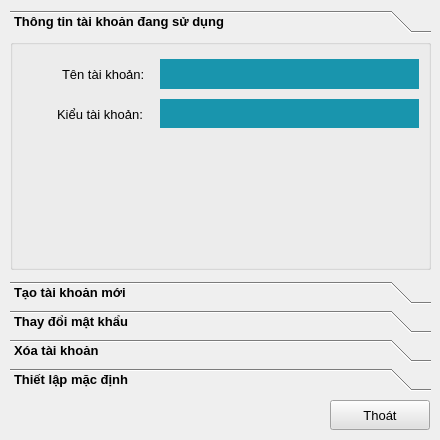
<?xml version="1.0" encoding="UTF-8"?>
<ui version="4.0">
 <class>FrmAccountSetup</class>
 <widget class="QMainWindow" name="FrmAccountSetup">
  <property name="geometry">
   <rect>
    <x>0</x>
    <y>0</y>
    <width>440</width>
    <height>440</height>
   </rect>
  </property>
  <property name="minimumSize">
   <size>
    <width>440</width>
    <height>440</height>
   </size>
  </property>
  <property name="maximumSize">
   <size>
    <width>440</width>
    <height>440</height>
   </size>
  </property>
  <property name="windowTitle">
   <string>MainWindow</string>
  </property>
  <widget class="QWidget" name="centralwidget">
   <widget class="QPushButton" name="pushButton_Cancel">
    <property name="geometry">
     <rect>
      <x>330</x>
      <y>400</y>
      <width>100</width>
      <height>30</height>
     </rect>
    </property>
    <property name="font">
     <font>
      <pointsize>10</pointsize>
      <bold>false</bold>
     </font>
    </property>
    <property name="styleSheet">
     <string notr="true">background-color: rgb(225, 225, 225);</string>
    </property>
    <property name="text">
     <string>Thoát</string>
    </property>
    <property name="shortcut">
     <string>Esc</string>
    </property>
   </widget>
   <widget class="QToolBox" name="toolBox">
    <property name="geometry">
     <rect>
      <x>10</x>
      <y>10</y>
      <width>421</width>
      <height>381</height>
     </rect>
    </property>
    <property name="font">
     <font>
      <pointsize>10</pointsize>
      <bold>true</bold>
     </font>
    </property>
    <property name="currentIndex">
     <number>0</number>
    </property>
    <widget class="QWidget" name="page">
     <property name="geometry">
      <rect>
       <x>0</x>
       <y>0</y>
       <width>421</width>
       <height>221</height>
      </rect>
     </property>
     <attribute name="label">
      <string>Thông tin tài khoản đang sử dụng</string>
     </attribute>
     <widget class="QGroupBox" name="groupBox_AccountInfo">
      <property name="geometry">
       <rect>
        <x>0</x>
        <y>0</y>
        <width>421</width>
        <height>231</height>
       </rect>
      </property>
      <property name="font">
       <font>
        <pointsize>10</pointsize>
        <bold>true</bold>
       </font>
      </property>
      <property name="styleSheet">
       <string notr="true"/>
      </property>
      <property name="title">
       <string/>
      </property>
      <property name="flat">
       <bool>false</bool>
      </property>
      <widget class="QLabel" name="label_Info_Type">
       <property name="geometry">
        <rect>
         <x>150</x>
         <y>60</y>
         <width>259</width>
         <height>29</height>
        </rect>
       </property>
       <property name="font">
        <font>
         <pointsize>10</pointsize>
         <italic>true</italic>
         <bold>true</bold>
        </font>
       </property>
       <property name="styleSheet">
        <string notr="true">background-color: rgb(25, 149, 173);
color: rgb(255, 255, 255);</string>
       </property>
       <property name="text">
        <string/>
       </property>
      </widget>
      <widget class="QLabel" name="label_Info_Account">
       <property name="geometry">
        <rect>
         <x>150</x>
         <y>20</y>
         <width>259</width>
         <height>30</height>
        </rect>
       </property>
       <property name="font">
        <font>
         <pointsize>10</pointsize>
         <italic>true</italic>
         <bold>true</bold>
        </font>
       </property>
       <property name="styleSheet">
        <string notr="true">background-color: rgb(25, 149, 173);
color: rgb(255, 255, 255);</string>
       </property>
       <property name="text">
        <string/>
       </property>
      </widget>
      <widget class="QLabel" name="label">
       <property name="geometry">
        <rect>
         <x>47</x>
         <y>61</y>
         <width>91</width>
         <height>29</height>
        </rect>
       </property>
       <property name="font">
        <font>
         <pointsize>10</pointsize>
         <italic>false</italic>
         <bold>false</bold>
        </font>
       </property>
       <property name="text">
        <string>Kiểu tài khoản:</string>
       </property>
      </widget>
      <widget class="QLabel" name="label_2">
       <property name="geometry">
        <rect>
         <x>52</x>
         <y>20</y>
         <width>91</width>
         <height>30</height>
        </rect>
       </property>
       <property name="font">
        <font>
         <pointsize>10</pointsize>
         <italic>false</italic>
         <bold>false</bold>
        </font>
       </property>
       <property name="text">
        <string>Tên tài khoản:</string>
       </property>
      </widget>
     </widget>
    </widget>
    <widget class="QWidget" name="page_4">
     <property name="geometry">
      <rect>
       <x>0</x>
       <y>0</y>
       <width>421</width>
       <height>221</height>
      </rect>
     </property>
     <attribute name="label">
      <string>Tạo tài khoản mới</string>
     </attribute>
     <widget class="QGroupBox" name="groupBox_3">
      <property name="geometry">
       <rect>
        <x>0</x>
        <y>0</y>
        <width>421</width>
        <height>231</height>
       </rect>
      </property>
      <property name="font">
       <font>
        <pointsize>10</pointsize>
        <bold>true</bold>
       </font>
      </property>
      <property name="title">
       <string/>
      </property>
      <widget class="QLineEdit" name="lineEdit_NewRePassword">
       <property name="geometry">
        <rect>
         <x>150</x>
         <y>140</y>
         <width>259</width>
         <height>30</height>
        </rect>
       </property>
       <property name="font">
        <font>
         <pointsize>10</pointsize>
         <bold>false</bold>
        </font>
       </property>
       <property name="echoMode">
        <enum>QLineEdit::PasswordEchoOnEdit</enum>
       </property>
       <property name="placeholderText">
        <string>Viết liền, không dấu</string>
       </property>
      </widget>
      <widget class="QComboBox" name="comboBox_NewType">
       <property name="geometry">
        <rect>
         <x>150</x>
         <y>60</y>
         <width>259</width>
         <height>30</height>
        </rect>
       </property>
       <property name="font">
        <font>
         <pointsize>10</pointsize>
         <bold>false</bold>
        </font>
       </property>
       <property name="editable">
        <bool>false</bool>
       </property>
       <property name="currentText">
        <string>Student (Học sinh)</string>
       </property>
       <item>
        <property name="text">
         <string>Student (Học sinh)</string>
        </property>
       </item>
       <item>
        <property name="text">
         <string>Teacher (Giáo viên)</string>
        </property>
       </item>
       <item>
        <property name="text">
         <string>Root (Quản trị)</string>
        </property>
       </item>
      </widget>
      <widget class="QLineEdit" name="lineEdit_NewPassword">
       <property name="geometry">
        <rect>
         <x>150</x>
         <y>100</y>
         <width>259</width>
         <height>30</height>
        </rect>
       </property>
       <property name="font">
        <font>
         <pointsize>10</pointsize>
         <bold>false</bold>
        </font>
       </property>
       <property name="echoMode">
        <enum>QLineEdit::PasswordEchoOnEdit</enum>
       </property>
       <property name="placeholderText">
        <string>Viết liền, không dấu</string>
       </property>
      </widget>
      <widget class="QLineEdit" name="lineEdit_NewAccount">
       <property name="geometry">
        <rect>
         <x>150</x>
         <y>20</y>
         <width>259</width>
         <height>30</height>
        </rect>
       </property>
       <property name="font">
        <font>
         <pointsize>10</pointsize>
         <bold>false</bold>
        </font>
       </property>
       <property name="placeholderText">
        <string>Viết liền, không dấu</string>
       </property>
      </widget>
      <widget class="QPushButton" name="pushButton_ChangePassword_NewCreat">
       <property name="geometry">
        <rect>
         <x>150</x>
         <y>190</y>
         <width>259</width>
         <height>30</height>
        </rect>
       </property>
       <property name="font">
        <font>
         <pointsize>10</pointsize>
         <bold>true</bold>
        </font>
       </property>
       <property name="text">
        <string>Tạo tài khoản</string>
       </property>
      </widget>
      <widget class="QLabel" name="label_10">
       <property name="geometry">
        <rect>
         <x>23</x>
         <y>138</y>
         <width>121</width>
         <height>35</height>
        </rect>
       </property>
       <property name="font">
        <font>
         <pointsize>10</pointsize>
         <bold>false</bold>
        </font>
       </property>
       <property name="text">
        <string>Nhập lại mật khẩu:</string>
       </property>
      </widget>
      <widget class="QLabel" name="label_9">
       <property name="geometry">
        <rect>
         <x>75</x>
         <y>98</y>
         <width>71</width>
         <height>34</height>
        </rect>
       </property>
       <property name="font">
        <font>
         <pointsize>10</pointsize>
         <bold>false</bold>
        </font>
       </property>
       <property name="text">
        <string>Mật khẩu:</string>
       </property>
      </widget>
      <widget class="QLabel" name="label_8">
       <property name="geometry">
        <rect>
         <x>48</x>
         <y>58</y>
         <width>91</width>
         <height>35</height>
        </rect>
       </property>
       <property name="font">
        <font>
         <pointsize>10</pointsize>
         <bold>false</bold>
        </font>
       </property>
       <property name="text">
        <string>Loại tài khoản:</string>
       </property>
      </widget>
      <widget class="QLabel" name="label_7">
       <property name="geometry">
        <rect>
         <x>52</x>
         <y>18</y>
         <width>91</width>
         <height>35</height>
        </rect>
       </property>
       <property name="font">
        <font>
         <pointsize>10</pointsize>
         <bold>false</bold>
        </font>
       </property>
       <property name="text">
        <string>Tên tài khoản:</string>
       </property>
      </widget>
     </widget>
    </widget>
    <widget class="QWidget" name="page_3">
     <property name="geometry">
      <rect>
       <x>0</x>
       <y>0</y>
       <width>421</width>
       <height>221</height>
      </rect>
     </property>
     <attribute name="label">
      <string>Thay đổi mật khẩu</string>
     </attribute>
     <widget class="QGroupBox" name="groupBox">
      <property name="geometry">
       <rect>
        <x>0</x>
        <y>0</y>
        <width>421</width>
        <height>231</height>
       </rect>
      </property>
      <property name="font">
       <font>
        <pointsize>10</pointsize>
        <bold>true</bold>
       </font>
      </property>
      <property name="title">
       <string/>
      </property>
      <widget class="QLineEdit" name="lineEdit_ChangePassword">
       <property name="geometry">
        <rect>
         <x>150</x>
         <y>20</y>
         <width>259</width>
         <height>30</height>
        </rect>
       </property>
       <property name="font">
        <font>
         <pointsize>10</pointsize>
         <bold>false</bold>
        </font>
       </property>
       <property name="echoMode">
        <enum>QLineEdit::PasswordEchoOnEdit</enum>
       </property>
       <property name="placeholderText">
        <string>Viết liền, không dấu</string>
       </property>
      </widget>
      <widget class="QLineEdit" name="lineEdit_ChangeNewPassword">
       <property name="geometry">
        <rect>
         <x>150</x>
         <y>60</y>
         <width>259</width>
         <height>30</height>
        </rect>
       </property>
       <property name="font">
        <font>
         <pointsize>10</pointsize>
         <bold>false</bold>
        </font>
       </property>
       <property name="echoMode">
        <enum>QLineEdit::Password</enum>
       </property>
       <property name="placeholderText">
        <string>Viết liền, không dấu</string>
       </property>
      </widget>
      <widget class="QLineEdit" name="lineEdit_ChangeRePassword">
       <property name="geometry">
        <rect>
         <x>150</x>
         <y>100</y>
         <width>259</width>
         <height>30</height>
        </rect>
       </property>
       <property name="font">
        <font>
         <pointsize>10</pointsize>
         <bold>false</bold>
        </font>
       </property>
       <property name="echoMode">
        <enum>QLineEdit::Password</enum>
       </property>
       <property name="placeholderText">
        <string>Viết liền, không dấu</string>
       </property>
      </widget>
      <widget class="QLabel" name="label_3">
       <property name="geometry">
        <rect>
         <x>57</x>
         <y>19</y>
         <width>81</width>
         <height>33</height>
        </rect>
       </property>
       <property name="font">
        <font>
         <pointsize>10</pointsize>
         <bold>false</bold>
        </font>
       </property>
       <property name="text">
        <string>Mật khẩu cũ:</string>
       </property>
      </widget>
      <widget class="QLabel" name="label_5">
       <property name="geometry">
        <rect>
         <x>49</x>
         <y>59</y>
         <width>91</width>
         <height>33</height>
        </rect>
       </property>
       <property name="font">
        <font>
         <pointsize>10</pointsize>
         <bold>false</bold>
        </font>
       </property>
       <property name="text">
        <string>Mật khẩu mới:</string>
       </property>
      </widget>
      <widget class="QLabel" name="label_6">
       <property name="geometry">
        <rect>
         <x>23</x>
         <y>99</y>
         <width>121</width>
         <height>33</height>
        </rect>
       </property>
       <property name="font">
        <font>
         <pointsize>10</pointsize>
         <bold>false</bold>
        </font>
       </property>
       <property name="text">
        <string>Nhập lại mật khẩu:</string>
       </property>
      </widget>
      <widget class="QPushButton" name="pushButton_ChangePassword">
       <property name="geometry">
        <rect>
         <x>150</x>
         <y>150</y>
         <width>259</width>
         <height>30</height>
        </rect>
       </property>
       <property name="font">
        <font>
         <pointsize>10</pointsize>
         <bold>true</bold>
        </font>
       </property>
       <property name="text">
        <string>Đổi mật khẩu</string>
       </property>
      </widget>
     </widget>
    </widget>
    <widget class="QWidget" name="page_2">
     <property name="geometry">
      <rect>
       <x>0</x>
       <y>0</y>
       <width>421</width>
       <height>221</height>
      </rect>
     </property>
     <attribute name="label">
      <string>Xóa tài khoản</string>
     </attribute>
     <widget class="QGroupBox" name="groupBox_2">
      <property name="geometry">
       <rect>
        <x>0</x>
        <y>0</y>
        <width>421</width>
        <height>221</height>
       </rect>
      </property>
      <property name="font">
       <font>
        <pointsize>10</pointsize>
        <bold>true</bold>
       </font>
      </property>
      <property name="title">
       <string/>
      </property>
      <widget class="QPushButton" name="pushButton_Remove">
       <property name="geometry">
        <rect>
         <x>150</x>
         <y>150</y>
         <width>261</width>
         <height>30</height>
        </rect>
       </property>
       <property name="font">
        <font>
         <pointsize>10</pointsize>
         <bold>true</bold>
        </font>
       </property>
       <property name="text">
        <string>Xóa tài khoản</string>
       </property>
      </widget>
      <widget class="QLabel" name="label_11">
       <property name="geometry">
        <rect>
         <x>42</x>
         <y>19</y>
         <width>101</width>
         <height>33</height>
        </rect>
       </property>
       <property name="font">
        <font>
         <pointsize>10</pointsize>
         <bold>false</bold>
        </font>
       </property>
       <property name="text">
        <string>Chọn tài khoản:</string>
       </property>
      </widget>
      <widget class="QLabel" name="label_13">
       <property name="geometry">
        <rect>
         <x>23</x>
         <y>99</y>
         <width>121</width>
         <height>33</height>
        </rect>
       </property>
       <property name="font">
        <font>
         <pointsize>10</pointsize>
         <bold>false</bold>
        </font>
       </property>
       <property name="text">
        <string>Nhập lại mật khẩu:</string>
       </property>
      </widget>
      <widget class="QLabel" name="label_12">
       <property name="geometry">
        <rect>
         <x>75</x>
         <y>59</y>
         <width>71</width>
         <height>33</height>
        </rect>
       </property>
       <property name="font">
        <font>
         <pointsize>10</pointsize>
         <bold>false</bold>
        </font>
       </property>
       <property name="text">
        <string>Mật khẩu:</string>
       </property>
      </widget>
      <widget class="QLineEdit" name="lineEdit_RemoveRePassword">
       <property name="geometry">
        <rect>
         <x>150</x>
         <y>100</y>
         <width>259</width>
         <height>30</height>
        </rect>
       </property>
       <property name="font">
        <font>
         <pointsize>10</pointsize>
         <bold>false</bold>
        </font>
       </property>
       <property name="echoMode">
        <enum>QLineEdit::PasswordEchoOnEdit</enum>
       </property>
       <property name="placeholderText">
        <string>Viết liền, không dấu</string>
       </property>
      </widget>
      <widget class="QComboBox" name="comboBox_RemoveAccount">
       <property name="geometry">
        <rect>
         <x>150</x>
         <y>20</y>
         <width>259</width>
         <height>30</height>
        </rect>
       </property>
       <property name="font">
        <font>
         <pointsize>10</pointsize>
         <bold>false</bold>
        </font>
       </property>
       <property name="editable">
        <bool>false</bool>
       </property>
       <property name="currentText">
        <string/>
       </property>
      </widget>
      <widget class="QLineEdit" name="lineEdit_RemovePassword">
       <property name="geometry">
        <rect>
         <x>150</x>
         <y>60</y>
         <width>259</width>
         <height>30</height>
        </rect>
       </property>
       <property name="font">
        <font>
         <pointsize>10</pointsize>
         <bold>false</bold>
        </font>
       </property>
       <property name="echoMode">
        <enum>QLineEdit::PasswordEchoOnEdit</enum>
       </property>
       <property name="placeholderText">
        <string>Viết liền, không dấu</string>
       </property>
      </widget>
     </widget>
    </widget>
    <widget class="QWidget" name="page_5">
     <property name="geometry">
      <rect>
       <x>0</x>
       <y>0</y>
       <width>421</width>
       <height>221</height>
      </rect>
     </property>
     <attribute name="label">
      <string>Thiết lập mặc định</string>
     </attribute>
     <widget class="QGroupBox" name="groupBox_4">
      <property name="geometry">
       <rect>
        <x>0</x>
        <y>0</y>
        <width>421</width>
        <height>201</height>
       </rect>
      </property>
      <property name="font">
       <font>
        <pointsize>10</pointsize>
        <bold>true</bold>
       </font>
      </property>
      <property name="title">
       <string/>
      </property>
      <widget class="QPushButton" name="pushButton_RemoveDefault">
       <property name="geometry">
        <rect>
         <x>150</x>
         <y>150</y>
         <width>261</width>
         <height>30</height>
        </rect>
       </property>
       <property name="font">
        <font>
         <pointsize>10</pointsize>
         <bold>true</bold>
        </font>
       </property>
       <property name="text">
        <string>Xóa về mặc định ban đầu</string>
       </property>
      </widget>
      <widget class="QPlainTextEdit" name="plainTextEdit">
       <property name="geometry">
        <rect>
         <x>10</x>
         <y>10</y>
         <width>401</width>
         <height>121</height>
        </rect>
       </property>
       <property name="font">
        <font>
         <pointsize>8</pointsize>
         <italic>true</italic>
         <bold>false</bold>
        </font>
       </property>
       <property name="styleSheet">
        <string notr="true">background-color: rgb(240, 240, 240);
color: rgb(0, 85, 127);</string>
       </property>
       <property name="frameShape">
        <enum>QFrame::NoFrame</enum>
       </property>
       <property name="readOnly">
        <bool>true</bool>
       </property>
       <property name="plainText">
        <string>Chỉ có tài khoản với tên &quot;root&quot; có thể xóa được dữ liệu về mặc định của nhà sản xuất.
Sau khi thực hiện, toàn bộ tài khoản hiện tại sẽ được xóa khỏi cơ sở dữ liệu và các tài khoản mặc định sẽ được khôi phục.
Nếu không nhớ mật khẩu &quot;root&quot; hãy liên hệ với nhà sản xuất.</string>
       </property>
      </widget>
     </widget>
    </widget>
   </widget>
  </widget>
 </widget>
 <tabstops>
  <tabstop>lineEdit_NewAccount</tabstop>
  <tabstop>comboBox_NewType</tabstop>
  <tabstop>lineEdit_NewPassword</tabstop>
  <tabstop>lineEdit_NewRePassword</tabstop>
  <tabstop>pushButton_ChangePassword_NewCreat</tabstop>
  <tabstop>lineEdit_ChangePassword</tabstop>
  <tabstop>lineEdit_ChangeNewPassword</tabstop>
  <tabstop>lineEdit_ChangeRePassword</tabstop>
  <tabstop>pushButton_ChangePassword</tabstop>
  <tabstop>comboBox_RemoveAccount</tabstop>
  <tabstop>lineEdit_RemovePassword</tabstop>
  <tabstop>lineEdit_RemoveRePassword</tabstop>
  <tabstop>pushButton_Remove</tabstop>
  <tabstop>pushButton_Cancel</tabstop>
 </tabstops>
 <resources/>
 <connections/>
</ui>
